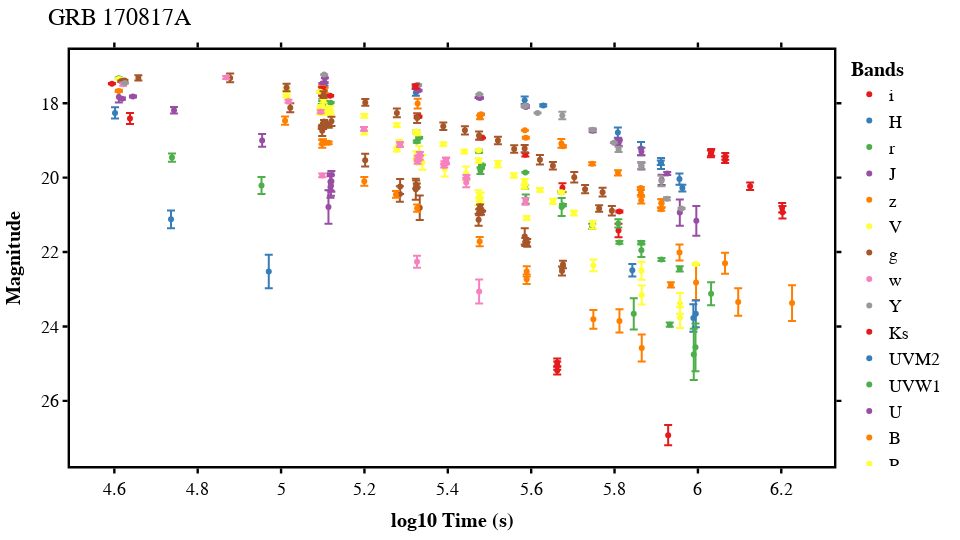

The notebook cell saved with this chart:
### Code cell
# initialise lightcurve object

from grblc.lightcurve import Lightcurve

grb = '170817A'

lc = Lightcurve(
    grb,
    path = 'raw',
    data_space = 'lin',
    save = False
    )

lc.displayGRB()

### Figure 1 — Plotly figure (JSON) as saved in the notebook; plotly's stock layout.template omitted (floating-point values rounded to 4 significant figures)
{"data": [{"customdata": [["LCO/Swope(1m)/CISCO", "Rossi2020"], ["LCO/Magellan2Clay(6.5m)/LDSS-3", "Rossi2020"], ["LCO/Swope(1m)/CISCO", "Rossi2020"], ["LSO/Danish(1.54m)/DFOSC", "Rossi2020"], ["LCO/Magellan2Clay(6.5m)/LDSS-3", "Rossi2020"], ["LCO/Swope(1m)/CISCO", "Rossi2020"], ["CP/Gemini-South(8.1m)/GMOS", "Rossi2020"], ["LCO/Swope(1m)/CISCO", "Rossi2020"], ["LCO/Swope(1m)/CISCO", "Rossi2020"], ["LCO/Swope(1m)/CISCO", "Rossi2020"], ["CP/Gemini-South(8.1m)/GMOS", "Rossi2020"]], "error_y": {"array": [0.018, 0.03, 0.02, 0.03, 0.02, 0.047, 0.01, 0.045, 0.116, 0.183, 0.03]}, "hovertemplate": "band=i<br>time_sec=%{x}<br>mag=%{y}<br>telescope=%{customdata[0]}<br>source=%{customdata[1]}<extra></extra>", "legendgroup": "i", "marker": {"color": "rgb(228,26,28)", "symbol": "circle"}, "mode": "markers", "name": "i", "orientation": "v", "showlegend": true, "type": "scatter", "x": [4.594, 5.099, 5.118, 5.328, 5.33, 5.478, 5.482, 5.586, 5.675, 5.81, 5.812], "xaxis": "x", "y": [17.48, 17.77, 17.8, 18.37, 18.36, 18.92, 18.93, 19.39, 20.27, 21.42, 20.91], "yaxis": "y"}, {"customdata": [["LCO/Magellan2Clay(6.5m)/LDSS-3", "Rossi2020"], ["LCO/Magellan2Clay(6.5m)/LDSS-3", "Rossi2020"], ["CP/Gemini-South(8.1m)/GMOS", "Rossi2020"], ["CP/Gemini-South(8.1m)/GMOS", "Rossi2020"], ["LCO/Magellan2Clay(6.5m)/LDSS-3", "Rossi2020"], ["CP/Gemini-South(8.1m)/GMOS", "Rossi2020"], ["Hubble/HST/WFC3", "Rossi2020"], ["CP/Gemini-South(8.1m)/GMOS", "Rossi2020"], ["CP/Gemini-South(8.1m)/GMOS", "Rossi2020"], ["Hubble/HST/WFC3", "Rossi2020"], ["CP/Gemini-South(8.1m)/GMOS", "Rossi2020"], ["CP/Gemini-South(8.1m)/GMOS", "Rossi2020"], ["Hubble/HST/WFC3", "Rossi2020"]], "error_y": {"array": [0.15, 0.01, 0.1, 0.09, 0.01, 0.1, 0.03, 0.14, 0.18, 0.06, 0.15, 0.15, 0.09]}, "hovertemplate": "band=H<br>time_sec=%{x}<br>mag=%{y}<br>telescope=%{customdata[0]}<br>source=%{customdata[1]}<extra></extra>", "legendgroup": "H", "marker": {"color": "rgb(55,126,184)", "symbol": "circle"}, "mode": "markers", "name": "H", "orientation": "v", "showlegend": true, "type": "scatter", "x": [4.602, 5.102, 5.104, 5.323, 5.325, 5.584, 5.629, 5.808, 5.863, 5.911, 5.912, 5.956, 5.963], "xaxis": "x", "y": [18.26, 17.52, 17.63, 17.71, 17.57, 17.92, 18.06, 18.79, 19.22, 19.6, 19.62, 20.04, 20.28], "yaxis": "y"}, {"customdata": [["LCO/Magellan2Clay(6.5m)/LDSS-3", "Rossi2020"], ["PAO/ANTU-VLT-UT1(8.2m)/FORS1", "Rossi2020"], ["CTIO/VictorMBlanco(4m)/DECam", "Rossi2020"], ["LCO/Magellan2Clay(6.5m)/LDSS-3", "Rossi2020"], ["Xinglong/2.16m/BFOSC", "Rossi2020"], ["LCO/Swope(1m)/CISCO", "Rossi2020"], ["PAO/ANTU-VLT-UT1(8.2m)/FORS1", "Rossi2020"], ["CTIO/VictorMBlanco(4m)/DECam", "Rossi2020"], ["LCO/Magellan2Clay(6.5m)/LDSS-3", "Rossi2020"], ["PAO/ANTU-VLT-UT1(8.2m)/FORS1", "Rossi2020"], ["CTIO/VictorMBlanco(4m)/DECam", "Rossi2020"], ["LCO/Swope(1m)/CISCO", "Rossi2020"], ["Xinglong/2.16m/BFOSC", "Rossi2020"], ["CP/Gemini-South(8.1m)/GMOS", "Rossi2020"], ["CTIO/VictorMBlanco(4m)/DECam", "Rossi2020"], ["PAO/VLT-UT3-Melipal/VIMOS", "Rossi2020"], ["LCO/Swope(1m)/CISCO", "Rossi2020"], ["PAO/ANTU-VLT-UT1(8.2m)/FORS1", "Rossi2020"], ["CTIO/VictorMBlanco(4m)/DECam", "Rossi2020"], ["Xinglong/2.16m/BFOSC", "Rossi2020"], ["PAO/ESO-VST/OMEGACAM", "Rossi2020"], ["CTIO/VictorMBlanco(4m)/DECam", "Rossi2020"], ["CP/Gemini-South(8.1m)/GMOS", "Rossi2020"], ["PAO/VLT-UT3-Melipal/VIMOS", "Rossi2020"], ["CTIO/VictorMBlanco(4m)/DECam", "Rossi2020"], ["PAO/VLT-UT3-Melipal/VIMOS", "Rossi2020"], ["PAO/VLT-UT3-Melipal/VIMOS", "Rossi2020"], ["PAO/VLT-UT3-Melipal/VIMOS", "Rossi2020"]], "error_y": {"array": [0.02, 0.02, 0.02, 0.03, 0.02, 0.018, 0.04, 0.03, 0.02, 0.01, 0.04, 0.089, 0.02, 0.01, 0.05, 0.01, 0.125, 0.03, 0.24, 0.03, 0.07, 0.11, 0.04, 0.05, 0.18, 0.04, 0.07, 0.31]}, "hovertemplate": "band=r<br>time_sec=%{x}<br>mag=%{y}<br>telescope=%{customdata[0]}<br>source=%{customdata[1]}<extra></extra>", "legendgroup": "r", "marker": {"color": "rgb(77,175,74)", "symbol": "circle"}, "mode": "markers", "name": "r", "orientation": "v", "showlegend": true, "type": "scatter", "x": [4.611, 5.095, 5.098, 5.099, 5.105, 5.119, 5.324, 5.326, 5.331, 5.475, 5.475, 5.478, 5.48, 5.482, 5.585, 5.586, 5.587, 5.672, 5.673, 5.676, 5.746, 5.809, 5.812, 5.864, 5.864, 5.913, 5.956, 6.032], "xaxis": "x", "y": [17.33, 17.69, 18.04, 17.91, 17.95, 17.98, 18.77, 19.03, 18.93, 19.28, 19.29, 19.82, 19.74, 19.66, 20.25, 19.86, 20.58, 20.39, 20.79, 20.74, 21.31, 21.23, 21.74, 21.75, 21.95, 22.2, 22.45, 23.12], "yaxis": "y"}, {"customdata": [["LCO/Magellan2Clay(6.5m)/LDSS-3", "Rossi2020"], ["PAO/ESO-VISTA(4.1m)/VIRCAM", "Rossi2020"], ["PAO/ESO-VISTA(4.1m)/VIRCAM", "Rossi2020"], ["LCO/Magellan2Clay(6.5m)/LDSS-3", "Rossi2020"], ["PAO/ESO-VISTA(4.1m)/VIRCAM", "Rossi2020"], ["LCO/Magellan2Clay(6.5m)/LDSS-3", "Rossi2020"], ["LCO/Magellan2Clay(6.5m)/LDSS-3", "Rossi2020"], ["LCO/Magellan2Clay(6.5m)/LDSS-3", "Rossi2020"], ["PAO/ESO-VISTA(4.1m)/VIRCAM", "Rossi2020"], ["LCO/Magellan2Clay(6.5m)/LDSS-3", "Rossi2020"], ["PAO/ESO-VISTA(4.1m)/VIRCAM", "Rossi2020"], ["LCO/duPont(2.5m)/WFIRC", "Rossi2020"], ["PAO/ESO-VISTA(4.1m)/VIRCAM", "Rossi2020"], ["PAO/ESO-VISTA(4.1m)/VIRCAM", "Rossi2020"], ["LCO/duPont(2.5m)/WFIRC", "Rossi2020"], ["PAO/ESO-VISTA(4.1m)/VIRCAM", "Rossi2020"], ["LCO/duPont(2.5m)/WFIRC", "Rossi2020"], ["PAO/ESO-VISTA(4.1m)/VIRCAM", "Rossi2020"], ["PAO/ESO-VISTA(4.1m)/VIRCAM", "Rossi2020"], ["PAO/ESO-VISTA(4.1m)/VIRCAM", "Rossi2020"], ["PAO/ESO-VISTA(4.1m)/VIRCAM", "Rossi2020"]], "error_y": {"array": [0.15, 0.03, 0.03, 0.01, 0.01, 0.01, 0.01, 0.01, 0.02, 0.01, 0.02, 0.02, 0.03, 0.04, 0.04, 0.08, 0.1, 0.09, 0.14, 0.35, 0.4]}, "hovertemplate": "band=J<br>time_sec=%{x}<br>mag=%{y}<br>telescope=%{customdata[0]}<br>source=%{customdata[1]}<extra></extra>", "legendgroup": "J", "marker": {"color": "rgb(152,78,163)", "symbol": "circle"}, "mode": "markers", "name": "J", "orientation": "v", "showlegend": true, "type": "scatter", "x": [4.611, 4.618, 4.645, 5.099, 5.105, 5.105, 5.323, 5.326, 5.33, 5.474, 5.477, 5.587, 5.587, 5.748, 5.809, 5.81, 5.865, 5.865, 5.913, 5.957, 5.996], "xaxis": "x", "y": [17.83, 17.88, 17.82, 17.47, 17.45, 17.32, 17.55, 17.52, 17.66, 17.85, 17.86, 18.1, 18.08, 18.74, 18.99, 19.07, 19.3, 19.69, 20.06, 20.94, 21.16], "yaxis": "y"}, {"customdata": [["LCO/Magellan2Clay(6.5m)/LDSS-3", "Rossi2020"], ["LCO/Magellan2Clay(6.5m)/LDSS-3", "Rossi2020"], ["LCO/Magellan2Clay(6.5m)/LDSS-3", "Rossi2020"], ["LCO/Magellan2Clay(6.5m)/LDSS-3", "Rossi2020"], ["Xinglong/2.16m/BFOSC", "Rossi2020"], ["LSO/Danish(1.54m)/DFOSC", "Rossi2020"], ["LCO/Magellan2Clay(6.5m)/LDSS-3", "Rossi2020"], ["Xinglong/2.16m/BFOSC", "Rossi2020"], ["PAO/VLT-UT3-Melipal/VIMOS", "Rossi2020"], ["PAO/VLT(8.2m)/FORS1", "Rossi2020"], ["LCO/Magellan2Clay(6.5m)/LDSS-3", "Rossi2020"], ["Xinglong/2.16m/BFOSC", "Rossi2020"], ["PAO/VLT(8.2m)/FORS1", "Rossi2020"], ["LCO/Magellan2Clay(6.5m)/LDSS-3", "Rossi2020"], ["PAO/VLT-UT3-Melipal/VIMOS", "Rossi2020"], ["LCO/Magellan2Clay(6.5m)/LDSS-3", "Rossi2020"], ["PAO/VLT(8.2m)/FORS1", "Rossi2020"], ["PAO/VLT-UT3-Melipal/VIMOS", "Rossi2020"], ["PAO/ANTU-VLT-UT1(8.2m)/FORS1", "Rossi2020"], ["PAO/VLT(8.2m)/FORS1", "Rossi2020"], ["PAO/VLT(8.2m)/FORS1", "Rossi2020"], ["PAO/VLT(8.2m)/FORS1", "Rossi2020"], ["PAO/VLT-UT3-Melipal/VIMOS", "Rossi2020"], ["PAO/VLT(8.2m)/FORS1", "Rossi2020"], ["PAO/VLT-UT3-Melipal/VIMOS", "Rossi2020"]], "error_y": {"array": [0.03, 0.06, 0.06, 0.06, 0.07, 0.13, 0.05, 0.02, 0.01, 0.027, 0.12, 0.03, 0.039, 0.07, 0.03, 0.07, 0.092, 0.04, 0.11, 0.11, 0.214, 0.471, 0.28, 0.368, 0.48]}, "hovertemplate": "band=z<br>time_sec=%{x}<br>mag=%{y}<br>telescope=%{customdata[0]}<br>source=%{customdata[1]}<extra></extra>", "legendgroup": "z", "marker": {"color": "rgb(255,127,0)", "symbol": "circle"}, "mode": "markers", "name": "z", "orientation": "v", "showlegend": true, "type": "scatter", "x": [4.611, 5.098, 5.098, 5.098, 5.105, 5.328, 5.477, 5.48, 5.585, 5.587, 5.672, 5.676, 5.746, 5.808, 5.863, 5.863, 5.864, 5.912, 5.912, 5.913, 5.956, 5.996, 6.065, 6.097, 6.226], "xaxis": "x", "y": [17.67, 17.62, 17.61, 17.61, 17.65, 18.01, 18.38, 18.3, 18.73, 18.93, 19.08, 19.16, 19.63, 19.87, 20.28, 20.4, 20.61, 20.85, 20.69, 20.69, 22.01, 22.82, 22.3, 23.34, 23.37], "yaxis": "y"}, {"customdata": [["LCO/Magellan2Clay(6.5m)/LDSS-3", "Rossi2020"], ["SAAO/SALT(10m)/SALTICAM", "Rossi2020"], ["LSO/NTT(3.58m)/EFOSC2+LSO/NTT(3.58m)/SOFI", "Rossi2020"], ["LSO/NTT(3.58m)/EFOSC2+LSO/NTT(3.58m)/SOFI", "Rossi2020"], ["LSO/NTT(3.58m)/EFOSC2+LSO/NTT(3.58m)/SOFI", "Rossi2020"], ["CTIO/LCOGT(1m)/Sinistro", "Rossi2020"], ["LCO/Swope(1m)/CISCO", "Rossi2020"], ["LSO/NTT(3.58m)/EFOSC2+LSO/NTT(3.58m)/SOFI", "Rossi2020"], ["LSO/NTT(3.58m)/EFOSC2+LSO/NTT(3.58m)/SOFI", "Rossi2020"], ["LSO/NTT(3.58m)/EFOSC2+LSO/NTT(3.58m)/SOFI", "Rossi2020"], ["LSO/NTT(3.58m)/EFOSC2+LSO/NTT(3.58m)/SOFI", "Rossi2020"], ["LSO/NTT(3.58m)/EFOSC2+LSO/NTT(3.58m)/SOFI", "Rossi2020"], ["SSO/iTelescope(T17)/CCD", "Rossi2020"], ["SAAO/SALT(10m)/SALTICAM", "Rossi2020"], ["SSO/iTelescope(T17)/CCD", "Rossi2020"], ["LSO/NTT(3.58m)/EFOSC2+LSO/NTT(3.58m)/SOFI", "Rossi2020"], ["CTIO/LCOGT(1m)/Sinistro", "Rossi2020"], ["LCO/Magellan2Clay(6.5m)/LDSS-3", "Rossi2020"], ["SSO/iTelescope(T17)/CCD", "Rossi2020"], ["LSO/NTT(3.58m)/EFOSC2+LSO/NTT(3.58m)/SOFI", "Rossi2020"], ["LSO/NTT(3.58m)/EFOSC2+LSO/NTT(3.58m)/SOFI", "Rossi2020"], ["SSO/iTelescope(T17)/CCD", "Rossi2020"], ["SSO/iTelescope(T17)/CCD", "Rossi2020"], ["LSO/NTT(3.58m)/EFOSC2+LSO/NTT(3.58m)/SOFI", "Rossi2020"], ["LCO/Swope(1m)/CISCO", "Rossi2020"], ["LSO/NTT(3.58m)/EFOSC2+LSO/NTT(3.58m)/SOFI", "Rossi2020"], ["PAO/VLT(8.2m)/FORS1", "Rossi2020"], ["PAO/VLT(8.2m)/FORS1", "Rossi2020"], ["PAO/VLT(8.2m)/FORS1", "Rossi2020"], ["PAO/VLT(8.2m)/FORS1", "Rossi2020"]], "error_y": {"array": [0.02, 0.04, 0.08, 0.05, 0.08, 0.04, 0.041, 0.04, 0.06, 0.04, 0.06, 0.1, 0.05, 0.05, 0.07, 0.11, 0.05, 0.08, 0.18, 0.12, 0.2, 0.2, 0.19, 0.2, 0.115, 0.15, 0.054, 0.158, 0.256, 0.28]}, "hovertemplate": "band=V<br>time_sec=%{x}<br>mag=%{y}<br>telescope=%{customdata[0]}<br>source=%{customdata[1]}<extra></extra>", "legendgroup": "V", "marker": {"color": "rgb(255,255,51)", "symbol": "circle"}, "mode": "markers", "name": "V", "orientation": "v", "showlegend": true, "type": "scatter", "x": [4.611, 5.013, 5.094, 5.095, 5.096, 5.099, 5.103, 5.108, 5.108, 5.108, 5.118, 5.118, 5.2, 5.278, 5.284, 5.325, 5.326, 5.33, 5.331, 5.333, 5.339, 5.393, 5.444, 5.473, 5.476, 5.479, 5.589, 5.749, 5.865, 5.957], "xaxis": "x", "y": [17.35, 17.81, 18.22, 18.16, 18.13, 18.28, 18.22, 18.14, 18.16, 18.18, 18.25, 18.18, 18.79, 19.25, 19.06, 19.4, 19.51, 19.51, 19.33, 19.53, 19.59, 19.77, 19.89, 20.54, 20.52, 20.55, 21.08, 22.36, 23.15, 23.76], "yaxis": "y"}, {"customdata": [["LCO/Magellan2Clay(6.5m)/LDSS-3", "Rossi2020"], ["LCO/Magellan2Clay(6.5m)/LDSS-3", "Rossi2020"], ["LCO/Magellan2Clay(6.5m)/LDSS-3", "Rossi2020"], ["LSO/REM(0.6m)/TORTORA", "Rossi2020"], ["SSO/iTelescope(T17)/CCD", "Rossi2020"], ["SSO/iTelescope(T17)/CCD", "Rossi2020"], ["CTIO/VictorMBlanco(4m)/DECam", "Rossi2020"], ["SSO/iTelescope(T17)/CCD", "Rossi2020"], ["LCO/Magellan2Clay(6.5m)/LDSS-3", "Rossi2020"], ["LCO/Magellan2Clay(6.5m)/LDSS-3", "Rossi2020"], ["LSO/MPG-ESO(2.2m)/GROND", "Rossi2020"], ["Xinglong/2.16m/BFOSC", "Rossi2020"], ["LSO/REM(0.6m)/TORTORA", "Rossi2020"], ["LCO/Swope(1m)/CISCO", "Rossi2020"], ["SSO/iTelescope(T17)/CCD", "Rossi2020"], ["SSO/iTelescope(T17)/CCD", "Rossi2020"], ["SSO/iTelescope(T17)/CCD", "Rossi2020"], ["LSO/REM(0.6m)/TORTORA", "Rossi2020"], ["LSO/MPG-ESO(2.2m)/GROND", "Rossi2020"], ["CTIO/VictorMBlanco(4m)/DECam", "Rossi2020"], ["SSO/iTelescope(T17)/CCD", "Rossi2020"], ["LSO/MPG-ESO(2.2m)/GROND", "Rossi2020"], ["CTIO/VictorMBlanco(4m)/DECam", "Rossi2020"], ["LCO/Swope(1m)/CISCO", "Rossi2020"], ["Xinglong/2.16m/BFOSC", "Rossi2020"], ["CP/Gemini-South(8.1m)/GMOS", "Rossi2020"], ["LSO/MPG-ESO(2.2m)/GROND", "Rossi2020"], ["CTIO/VictorMBlanco(4m)/DECam", "Rossi2020"], ["LCO/Magellan2Clay(6.5m)/LDSS-3", "Rossi2020"], ["LCO/Swope(1m)/CISCO", "Rossi2020"], ["PAO/ESO-VST/OMEGACAM", "Rossi2020"], ["Xinglong/2.16m/BFOSC", "Rossi2020"]], "error_y": {"array": [0.02, 0.04, 0.02, 0.07, 0.12, 0.12, 0.03, 0.14, 0.03, 0.03, 0.04, 0.06, 0.068, 0.124, 0.17, 0.21, 0.2, 0.282, 0.11, 0.05, 0.33, 0.16, 0.08, 0.049, 0.06, 0.01, 0.22, 0.11, 0.06, 0.104, 0.12, 0.1]}, "hovertemplate": "band=g<br>time_sec=%{x}<br>mag=%{y}<br>telescope=%{customdata[0]}<br>source=%{customdata[1]}<extra></extra>", "legendgroup": "g", "marker": {"color": "rgb(166,86,40)", "symbol": "circle"}, "mode": "markers", "name": "g", "orientation": "v", "showlegend": true, "type": "scatter", "x": [4.617, 4.621, 4.624, 4.658, 4.878, 5.022, 5.098, 5.099, 5.099, 5.101, 5.103, 5.105, 5.114, 5.121, 5.202, 5.285, 5.286, 5.323, 5.324, 5.326, 5.333, 5.474, 5.475, 5.477, 5.48, 5.482, 5.585, 5.586, 5.589, 5.591, 5.674, 5.676], "xaxis": "x", "y": [17.41, 17.41, 17.39, 17.32, 17.32, 18.12, 18.66, 18.74, 18.61, 18.66, 18.49, 18.55, 18.59, 18.49, 19.53, 20.44, 20.24, 20.31, 20.19, 20.21, 20.81, 21.13, 20.93, 20.77, 20.94, 20.9, 21.58, 21.73, 21.78, 21.75, 22.51, 22.33], "yaxis": "y"}, {"customdata": [["SSO/iTelescope(T17)/CCD", "Rossi2020"], ["SSO/iTelescope(T17)/CCD", "Rossi2020"], ["SSO/iTelescope(T17)/CCD", "Rossi2020"], ["SSO/iTelescope(T17)/CCD", "Rossi2020"], ["SSO/iTelescope(T17)/CCD", "Rossi2020"], ["SSO/iTelescope(T17)/CCD", "Rossi2020"], ["SSO/iTelescope(T17)/CCD", "Rossi2020"], ["SSO/iTelescope(T17)/CCD", "Rossi2020"], ["SSO/iTelescope(T17)/CCD", "Rossi2020"], ["SSO/iTelescope(T17)/CCD", "Rossi2020"], ["SSO/iTelescope(T17)/CCD", "Rossi2020"], ["SSO/iTelescope(T17)/CCD", "Rossi2020"], ["SSO/iTelescope(T17)/CCD", "Rossi2020"], ["SSO/iTelescope(T17)/CCD", "Rossi2020"], ["SSO/iTelescope(T17)/CCD", "Rossi2020"], ["SSO/iTelescope(T17)/CCD", "Rossi2020"], ["SSO/iTelescope(T17)/CCD", "Rossi2020"], ["SSO/iTelescope(T17)/CCD", "Rossi2020"]], "error_y": {"array": [0.04, 0.04, 0.04, 0.04, 0.05, 0.06, 0.06, 0.07, 0.07, 0.06, 0.05, 0.05, 0.05, 0.07, 0.08, 0.13, 0.06, 0.09]}, "hovertemplate": "band=w<br>time_sec=%{x}<br>mag=%{y}<br>telescope=%{customdata[0]}<br>source=%{customdata[1]}<extra></extra>", "legendgroup": "w", "marker": {"color": "rgb(247,129,191)", "symbol": "circle"}, "mode": "markers", "name": "w", "orientation": "v", "showlegend": true, "type": "scatter", "x": [4.621, 4.868, 5.018, 5.095, 5.199, 5.285, 5.286, 5.328, 5.328, 5.332, 5.333, 5.391, 5.392, 5.396, 5.396, 5.444, 5.445, 5.586], "xaxis": "x", "y": [17.49, 17.31, 17.95, 18.23, 18.69, 19.11, 19.11, 19.56, 19.48, 19.46, 19.36, 19.68, 19.61, 19.53, 19.56, 20.13, 19.99, 20.64], "yaxis": "y"}, {"customdata": [["PAO/ESO-VISTA(4.1m)/VIRCAM", "Rossi2020"], ["PAO/ESO-VISTA(4.1m)/VIRCAM", "Rossi2020"], ["PAO/ESO-VISTA(4.1m)/VIRCAM", "Rossi2020"], ["PAO/ESO-VISTA(4.1m)/VIRCAM", "Rossi2020"], ["LCO/duPont(2.5m)/WFIRC", "Rossi2020"], ["PAO/ESO-VISTA(4.1m)/VIRCAM", "Rossi2020"], ["LCO/duPont(2.5m)/WFIRC", "Rossi2020"], ["PAO/ESO-VISTA(4.1m)/VIRCAM", "Rossi2020"], ["PAO/ESO-VISTA(4.1m)/VIRCAM", "Rossi2020"], ["PAO/ESO-VISTA(4.1m)/VIRCAM", "Rossi2020"], ["PAO/ESO-VISTA(4.1m)/VIRCAM", "Rossi2020"]], "error_y": {"array": [0.01, 0.01, 0.02, 0.01, 0.02, 0.02, 0.1, 0.04, 0.07, 0.09, 0.14]}, "hovertemplate": "band=Y<br>time_sec=%{x}<br>mag=%{y}<br>telescope=%{customdata[0]}<br>source=%{customdata[1]}<extra></extra>", "legendgroup": "Y", "marker": {"color": "rgb(153,153,153)", "symbol": "circle"}, "mode": "markers", "name": "Y", "orientation": "v", "showlegend": true, "type": "scatter", "x": [4.626, 5.103, 5.329, 5.476, 5.584, 5.586, 5.675, 5.747, 5.81, 5.864, 5.912], "xaxis": "x", "y": [17.46, 17.23, 17.51, 17.76, 18.08, 18.07, 18.33, 18.71, 19.24, 19.67, 20.09], "yaxis": "y"}, {"customdata": [["LCO/Magellan2Clay(6.5m)/LDSS-3", "Rossi2020"], ["LCO/Magellan2Clay(6.5m)/LDSS-3", "Rossi2020"], ["LCO/Magellan2Clay(6.5m)/LDSS-3", "Rossi2020"], ["LCO/Magellan2Clay(6.5m)/LDSS-3", "Rossi2020"], ["LSO/NTT(3.58m)/EFOSC2+LSO/NTT(3.58m)/SOFI", "Rossi2020"], ["LCO/Magellan2Clay(6.5m)/LDSS-3", "Rossi2020"], ["LSO/NTT(3.58m)/EFOSC2+LSO/NTT(3.58m)/SOFI", "Rossi2020"], ["LCO/Magellan2Clay(6.5m)/LDSS-3", "Rossi2020"], ["LCO/Magellan2Clay(6.5m)/LDSS-3", "Rossi2020"], ["LCO/Magellan2Clay(6.5m)/LDSS-3", "Rossi2020"]], "error_y": {"array": [0.15, 0.04, 0.06, 0.09, 0.09, 0.09, 0.09, 0.1, 0.13, 0.17]}, "hovertemplate": "band=Ks<br>time_sec=%{x}<br>mag=%{y}<br>telescope=%{customdata[0]}<br>source=%{customdata[1]}<extra></extra>", "legendgroup": "Ks", "marker": {"color": "rgb(228,26,28)", "symbol": "circle"}, "mode": "markers", "name": "Ks", "orientation": "v", "showlegend": true, "type": "scatter", "x": [4.638, 5.099, 5.323, 6.031, 6.032, 6.065, 6.066, 6.125, 6.202, 6.203], "xaxis": "x", "y": [18.41, 17.61, 17.55, 19.36, 19.32, 19.52, 19.43, 20.23, 20.81, 20.93], "yaxis": "y"}, {"customdata": [["NGSO/Swift/UVOT", "Rossi2020"], ["NGSO/Swift/UVOT", "Rossi2020"]], "error_y": {"array": [0.24, 0.45]}, "hovertemplate": "band=UVM2<br>time_sec=%{x}<br>mag=%{y}<br>telescope=%{customdata[0]}<br>source=%{customdata[1]}<extra></extra>", "legendgroup": "UVM2", "marker": {"color": "rgb(55,126,184)", "symbol": "circle"}, "mode": "markers", "name": "UVM2", "orientation": "v", "showlegend": true, "type": "scatter", "x": [4.736, 4.971], "xaxis": "x", "y": [21.12, 22.52], "yaxis": "y"}, {"customdata": [["NGSO/Swift/UVOT", "Rossi2020"], ["NGSO/Swift/UVOT", "Rossi2020"]], "error_y": {"array": [0.11, 0.23]}, "hovertemplate": "band=UVW1<br>time_sec=%{x}<br>mag=%{y}<br>telescope=%{customdata[0]}<br>source=%{customdata[1]}<extra></extra>", "legendgroup": "UVW1", "marker": {"color": "rgb(77,175,74)", "symbol": "circle"}, "mode": "markers", "name": "UVW1", "orientation": "v", "showlegend": true, "type": "scatter", "x": [4.738, 4.953], "xaxis": "x", "y": [19.46, 20.21], "yaxis": "y"}, {"customdata": [["NGSO/Swift/UVOT", "Rossi2020"], ["NGSO/Swift/UVOT", "Rossi2020"], ["NGSO/Swift/UVOT", "Rossi2020"], ["LSO/NTT(3.58m)/EFOSC2+LSO/NTT(3.58m)/SOFI", "Rossi2020"], ["LSO/NTT(3.58m)/EFOSC2+LSO/NTT(3.58m)/SOFI", "Rossi2020"], ["LSO/NTT(3.58m)/EFOSC2+LSO/NTT(3.58m)/SOFI", "Rossi2020"], ["LSO/NTT(3.58m)/EFOSC2+LSO/NTT(3.58m)/SOFI", "Rossi2020"]], "error_y": {"array": [0.09, 0.17, 0.45, 0.29, 0.23, 0.28, 0.28]}, "hovertemplate": "band=U<br>time_sec=%{x}<br>mag=%{y}<br>telescope=%{customdata[0]}<br>source=%{customdata[1]}<extra></extra>", "legendgroup": "U", "marker": {"color": "rgb(152,78,163)", "symbol": "circle"}, "mode": "markers", "name": "U", "orientation": "v", "showlegend": true, "type": "scatter", "x": [4.743, 4.955, 5.114, 5.118, 5.118, 5.12, 5.121], "xaxis": "x", "y": [18.19, 19, 20.79, 20.25, 20.11, 20.21, 20.1], "yaxis": "y"}, {"customdata": [["SAAO/SALT(10m)/SALTICAM", "Rossi2020"], ["CTIO/LCOGT(1m)/Sinistro", "Rossi2020"], ["LCO/Magellan2Clay(6.5m)/LDSS-3", "Rossi2020"], ["LCO/Magellan2Clay(6.5m)/LDSS-3", "Rossi2020"], ["LCO/Swope(1m)/CISCO", "Rossi2020"], ["SSO/iTelescope(T17)/CCD", "Rossi2020"], ["SAAO/SALT(10m)/SALTICAM", "Rossi2020"], ["CTIO/LCOGT(1m)/Sinistro", "Rossi2020"], ["LCO/Swope(1m)/CISCO", "Rossi2020"], ["PAO/VLT(8.2m)/FORS1", "Rossi2020"], ["LCO/Magellan2Clay(6.5m)/LDSS-3", "Rossi2020"], ["PAO/VLT(8.2m)/FORS1", "Rossi2020"], ["LCO/Magellan2Clay(6.5m)/LDSS-3", "Rossi2020"], ["PAO/VLT(8.2m)/FORS1", "Rossi2020"]], "error_y": {"array": [0.11, 0.11, 0.06, 0.07, 0.037, 0.12, 0.09, 0.1, 0.126, 0.128, 0.14, 0.251, 0.31, 0.363]}, "hovertemplate": "band=B<br>time_sec=%{x}<br>mag=%{y}<br>telescope=%{customdata[0]}<br>source=%{customdata[1]}<extra></extra>", "legendgroup": "B", "marker": {"color": "rgb(255,127,0)", "symbol": "circle"}, "mode": "markers", "name": "B", "orientation": "v", "showlegend": true, "type": "scatter", "x": [5.01, 5.099, 5.1, 5.1, 5.114, 5.2, 5.276, 5.326, 5.476, 5.589, 5.589, 5.749, 5.812, 5.865], "xaxis": "x", "y": [18.47, 19.09, 19.04, 19.04, 19.07, 20.1, 20.45, 20.82, 21.72, 22.73, 22.52, 23.81, 23.85, 24.58], "yaxis": "y"}, {"customdata": [["SAAO/SALT(10m)/SALTICAM", "Rossi2020"], ["PAO/VLT(8.2m)/FORS1", "Rossi2020"], ["CTIO/LCOGT(1m)/Sinistro", "Rossi2020"], ["SSO/iTelescope(T17)/CCD", "Rossi2020"], ["SAAO/SALT(10m)/SALTICAM", "Rossi2020"], ["PAO/VLT(8.2m)/FORS1", "Rossi2020"], ["CTIO/LCOGT(1m)/Sinistro", "Rossi2020"], ["SSO/iTelescope(T17)/CCD", "Rossi2020"], ["SAAO/SALT(10m)/SALTICAM", "Rossi2020"], ["CTIO/LCOGT(1m)/Sinistro", "Rossi2020"], ["PAO/VLT(8.2m)/FORS1", "Rossi2020"], ["SSO/iTelescope(T17)/CCD", "Rossi2020"], ["SAAO/SALT(10m)/SALTICAM", "Rossi2020"], ["PAO/VLT(8.2m)/FORS1", "Rossi2020"], ["CTIO/LCOGT(1m)/Sinistro", "Rossi2020"], ["SSO/iTelescope(T17)/CCD", "Rossi2020"], ["SAAO/SALT(10m)/SALTICAM", "Rossi2020"], ["PAO/VLT(8.2m)/FORS1", "Rossi2020"], ["SSO/iTelescope(T17)/CCD", "Rossi2020"], ["PAO/VLT(8.2m)/FORS1", "Rossi2020"], ["PAO/VLT(8.2m)/FORS1", "Rossi2020"], ["PAO/VLT(8.2m)/FORS1", "Rossi2020"]], "error_y": {"array": [0.05, 0.02, 0.05, 0.05, 0.05, 0.04, 0.05, 0.05, 0.05, 0.06, 0.01, 0.09, 0.06, 0.058, 0.08, 0.05, 0.07, 0.03, 0.07, 0.106, 0.24, 0.277]}, "hovertemplate": "band=R<br>time_sec=%{x}<br>mag=%{y}<br>telescope=%{customdata[0]}<br>source=%{customdata[1]}<extra></extra>", "legendgroup": "R", "marker": {"color": "rgb(255,255,51)", "symbol": "circle"}, "mode": "markers", "name": "R", "orientation": "v", "showlegend": true, "type": "scatter", "x": [5.013, 5.094, 5.102, 5.2, 5.278, 5.324, 5.326, 5.389, 5.44, 5.474, 5.474, 5.52, 5.558, 5.584, 5.584, 5.621, 5.652, 5.673, 5.703, 5.748, 5.865, 5.957], "xaxis": "x", "y": [17.65, 17.69, 17.94, 18.34, 18.59, 18.77, 18.81, 19.1, 19.3, 19.54, 19.27, 19.64, 19.94, 20.24, 20.12, 20.33, 20.64, 20.39, 20.95, 21.27, 22.5, 23.38], "yaxis": "y"}, {"customdata": [["SAAO/SALT(10m)/SALTICAM", "Rossi2020"], ["CTIO/LCOGT(1m)/Sinistro", "Rossi2020"], ["SSO/iTelescope(T17)/CCD", "Rossi2020"], ["SAAO/SALT(10m)/SALTICAM", "Rossi2020"], ["CTIO/LCOGT(1m)/Sinistro", "Rossi2020"], ["SSO/iTelescope(T17)/CCD", "Rossi2020"], ["SAAO/SALT(10m)/SALTICAM", "Rossi2020"], ["CTIO/LCOGT(1m)/Sinistro", "Rossi2020"], ["SSO/iTelescope(T17)/CCD", "Rossi2020"], ["SAAO/SALT(10m)/SALTICAM", "Rossi2020"], ["CTIO/LCOGT(1m)/Sinistro", "Rossi2020"], ["SSO/iTelescope(T17)/CCD", "Rossi2020"], ["SAAO/SALT(10m)/SALTICAM", "Rossi2020"], ["SSO/iTelescope(T17)/CCD", "Rossi2020"], ["SAAO/SALT(10m)/SALTICAM", "Rossi2020"], ["KO/Keck-2(10m)/DEIMOS", "Rossi2020"], ["SSO/iTelescope(T17)/CCD", "Rossi2020"], ["SAAO/SALT(10m)/SALTICAM", "Rossi2020"]], "error_y": {"array": [0.1, 0.09, 0.09, 0.12, 0.13, 0.1, 0.11, 0.11, 0.1, 0.1, 0.1, 0.13, 0.1, 0.14, 0.11, 0.09, 0.12, 0.13]}, "hovertemplate": "band=I<br>time_sec=%{x}<br>mag=%{y}<br>telescope=%{customdata[0]}<br>source=%{customdata[1]}<extra></extra>", "legendgroup": "I", "marker": {"color": "rgb(166,86,40)", "symbol": "circle"}, "mode": "markers", "name": "I", "orientation": "v", "showlegend": true, "type": "scatter", "x": [5.013, 5.102, 5.202, 5.278, 5.326, 5.389, 5.441, 5.475, 5.52, 5.559, 5.584, 5.621, 5.652, 5.703, 5.729, 5.763, 5.771, 5.794], "xaxis": "x", "y": [17.58, 17.77, 17.98, 18.26, 18.4, 18.62, 18.73, 18.87, 19, 19.23, 19.22, 19.52, 19.68, 19.99, 20.31, 20.83, 20.39, 20.89], "yaxis": "y"}, {"customdata": [["CTIO/VictorMBlanco(4m)/DECam", "Rossi2020"], ["CTIO/VictorMBlanco(4m)/DECam", "Rossi2020"], ["CTIO/VictorMBlanco(4m)/DECam", "Rossi2020"]], "error_y": {"array": [0.05, 0.16, 0.32]}, "hovertemplate": "band=u<br>time_sec=%{x}<br>mag=%{y}<br>telescope=%{customdata[0]}<br>source=%{customdata[1]}<extra></extra>", "legendgroup": "u", "marker": {"color": "rgb(247,129,191)", "symbol": "circle"}, "mode": "markers", "name": "u", "orientation": "v", "showlegend": true, "type": "scatter", "x": [5.099, 5.326, 5.475], "xaxis": "x", "y": [19.94, 22.26, 23.06], "yaxis": "y"}, {"customdata": [["Hubble/HST/WFC3", "Rossi2020"], ["Hubble/HST/WFC3", "Rossi2020"], ["Hubble/HST/WFC3", "Rossi2020"], ["Hubble/HST/WFC3", "Rossi2020"]], "error_y": {"array": [0.01, 0.01, 0.04, 0.02]}, "hovertemplate": "band=F110W<br>time_sec=%{x}<br>mag=%{y}<br>telescope=%{customdata[0]}<br>source=%{customdata[1]}<extra></extra>", "legendgroup": "F110W", "marker": {"color": "rgb(153,153,153)", "symbol": "circle"}, "mode": "markers", "name": "F110W", "orientation": "v", "showlegend": true, "type": "scatter", "x": [5.615, 5.798, 5.926, 5.961], "xaxis": "x", "y": [18.26, 19.06, 20.57, 20.83], "yaxis": "y"}, {"customdata": [["Hubble/HST/WFC3", "Rossi2020"], ["Hubble/HST/WFC3", "Rossi2020"], ["Hubble/HST/WFC3", "Rossi2020"], ["Hubble/HST/WFC3", "Rossi2020"]], "error_y": {"array": [0.11, 0.11, 0.11, 0.27]}, "hovertemplate": "band=F336W<br>time_sec=%{x}<br>mag=%{y}<br>telescope=%{customdata[0]}<br>source=%{customdata[1]}<extra></extra>", "legendgroup": "F336W", "marker": {"color": "rgb(228,26,28)", "symbol": "circle"}, "mode": "markers", "name": "F336W", "orientation": "v", "showlegend": true, "type": "scatter", "x": [5.662, 5.662, 5.662, 5.929], "xaxis": "x", "y": [25.18, 24.97, 25.05, 26.92], "yaxis": "y"}, {"customdata": [["Hubble/HST/WFC3", "Rossi2020"], ["Hubble/HST/WFC3", "Rossi2020"], ["Hubble/HST/WFC3", "Rossi2020"]], "error_y": {"array": [0.17, 0.37, 0.36]}, "hovertemplate": "band=F606W<br>time_sec=%{x}<br>mag=%{y}<br>telescope=%{customdata[0]}<br>source=%{customdata[1]}<extra></extra>", "legendgroup": "F606W", "marker": {"color": "rgb(55,126,184)", "symbol": "circle"}, "mode": "markers", "name": "F606W", "orientation": "v", "showlegend": true, "type": "scatter", "x": [5.843, 5.989, 5.995], "xaxis": "x", "y": [22.49, 23.77, 23.66], "yaxis": "y"}, {"customdata": [["Hubble/HST/WFC3", "Rossi2020"], ["Hubble/HST/WFC3", "Rossi2020"], ["Hubble/HST/WFC3", "Rossi2020"], ["Hubble/HST/WFC3", "Rossi2020"]], "error_y": {"array": [0.42, 0.06, 0.69, 0.64]}, "hovertemplate": "band=F475W<br>time_sec=%{x}<br>mag=%{y}<br>telescope=%{customdata[0]}<br>source=%{customdata[1]}<extra></extra>", "legendgroup": "F475W", "marker": {"color": "rgb(77,175,74)", "symbol": "circle"}, "mode": "markers", "name": "F475W", "orientation": "v", "showlegend": true, "type": "scatter", "x": [5.846, 5.932, 5.99, 5.994], "xaxis": "x", "y": [23.66, 23.95, 24.75, 24.56], "yaxis": "y"}, {"customdata": [["Hubble/HST/WFC3", "Rossi2020"]], "error_y": {"array": [0.04]}, "hovertemplate": "band=F160W<br>time_sec=%{x}<br>mag=%{y}<br>telescope=%{customdata[0]}<br>source=%{customdata[1]}<extra></extra>", "legendgroup": "F160W", "marker": {"color": "rgb(152,78,163)", "symbol": "circle"}, "mode": "markers", "name": "F160W", "orientation": "v", "showlegend": true, "type": "scatter", "x": [5.926], "xaxis": "x", "y": [19.89], "yaxis": "y"}, {"customdata": [["Hubble/HST/WFC3", "Rossi2020"]], "error_y": {"array": [0.07]}, "hovertemplate": "band=F625W<br>time_sec=%{x}<br>mag=%{y}<br>telescope=%{customdata[0]}<br>source=%{customdata[1]}<extra></extra>", "legendgroup": "F625W", "marker": {"color": "rgb(255,127,0)", "symbol": "circle"}, "mode": "markers", "name": "F625W", "orientation": "v", "showlegend": true, "type": "scatter", "x": [5.935], "xaxis": "x", "y": [22.88], "yaxis": "y"}, {"customdata": [["Hubble/HST/WFC3", "Rossi2020"]], "error_y": {"array": [0.02]}, "hovertemplate": "band=F814W<br>time_sec=%{x}<br>mag=%{y}<br>telescope=%{customdata[0]}<br>source=%{customdata[1]}<extra></extra>", "legendgroup": "F814W", "marker": {"color": "rgb(255,255,51)", "symbol": "circle"}, "mode": "markers", "name": "F814W", "orientation": "v", "showlegend": true, "type": "scatter", "x": [5.995], "xaxis": "x", "y": [22.32], "yaxis": "y"}], "layout": {"font": {"color": "black", "family": "arial", "size": 18}, "height": 540, "legend": {"font": {"color": "black", "family": "arial", "size": 18}, "title": {"font": {"color": "black", "family": "arial", "size": 20}, "text": "<b>Bands<b>"}, "tracegroupgap": 0}, "margin": {"b": 40, "l": 40, "r": 40, "t": 50}, "plot_bgcolor": "white", "title": {"font": {"size": 24}, "text": "GRB 170817A"}, "width": 960, "xaxis": {"anchor": "y", "domain": [0, 1], "linecolor": "black", "linewidth": 2.4, "mirror": "allticks", "showgrid": false, "showline": true, "showticklabels": true, "tickcolor": "black", "tickfont": {"color": "black", "family": "arial", "size": 18}, "ticks": "outside", "tickwidth": 2.4, "title": {"font": {"color": "black", "size": 20}, "text": "<b>log10 Time (s)<b>"}}, "yaxis": {"anchor": "x", "autorange": "reversed", "domain": [0, 1], "linecolor": "black", "linewidth": 2.4, "mirror": "allticks", "showgrid": false, "showline": true, "showticklabels": true, "tickcolor": "black", "tickfont": {"color": "black", "family": "arial", "size": 18}, "ticks": "outside", "tickwidth": 2.4, "title": {"font": {"color": "black", "size": 20}, "text": "<b>Magnitude<b>"}}}}
